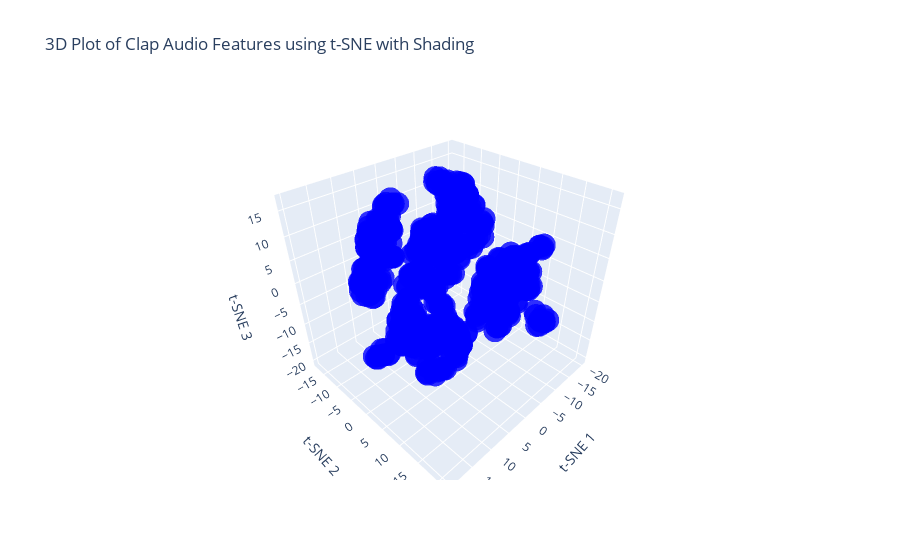

Notebook cell for this chart:
### Code cell
# List of audio files for "Clap" and "Echo" categories

original_claps =['../data/claps/clap-1.wav','../data/claps/clap-2.wav','../data/claps/clap-3.wav','../data/claps/clap-4.wav','../data/claps/clap-5.wav','../data/claps/clap-6.wav']
filtered_claps =['../data/filtered_claps/clap_1.wav', '../data/filtered_claps/clap_2.wav', '../data/filtered_claps/clap_3.wav', '../data/filtered_claps/clap_4.wav', '../data/filtered_claps/clap_5.wav', '../data/filtered_claps/clap_6.wav']

augmented_claps_folder_path = '../data/augmentedClaps'
all_augmented_clap_files = os.listdir(augmented_claps_folder_path)
augmented_claps_abs = [f for f in all_augmented_clap_files if os.path.isfile(os.path.join(augmented_claps_folder_path, f))]
augmented_claps=[]

for c in augmented_claps_abs:
    augmented_claps.append(augmented_claps_folder_path+'/'+c)

claps = original_claps+filtered_claps+ augmented_claps


# Extract features from the audio files
clap_audio_features = extract_features_from_files(claps,0.055)

print(clap_audio_features)

# Visualize the audio features for "Clap" and "Echo"
visualize_audio(clap_audio_features, 'Clap Audio', len(claps))

### Figure 1 — Plotly figure (JSON) as saved in the notebook; plotly's stock layout.template omitted (floating-point values rounded to 4 significant figures; data arrays with more than 128 entries replaced by an {"elided": "..."} marker saying what was removed)
{"data": [{"marker": {"color": {"elided": "600 str values"}, "opacity": 0.8, "size": 8}, "mode": "markers", "type": "scatter3d", "x": {"elided": "600 float values"}, "y": {"elided": "600 float values"}, "z": {"elided": "600 float values"}}], "layout": {"scene": {"xaxis": {"title": {"text": "t-SNE 1"}}, "yaxis": {"title": {"text": "t-SNE 2"}}, "zaxis": {"title": {"text": "t-SNE 3"}}}, "title": {"text": "3D Plot of Clap Audio Features using t-SNE with Shading"}}}
